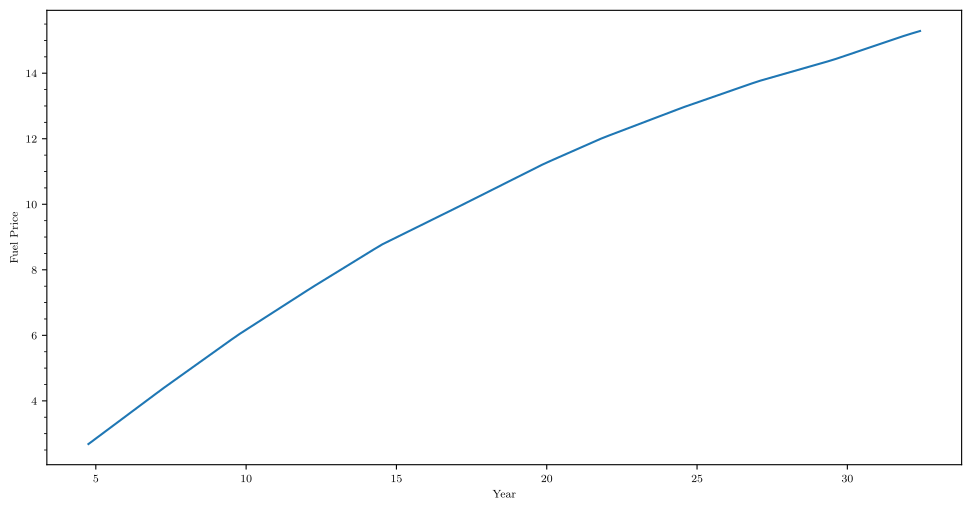

Source code (Python):
# %%
# runs code as interactive cell 
# https://code.visualstudio.com/docs/python/jupyter-support-py

# IMPORTS #######################################

# plotting
import matplotlib.pyplot as plt
import matplotlib.font_manager as font_manager
# unit conversion
cm = 1/2.54 # for inches-cm conversion
# time manipulation
from datetime import datetime

# data science
import numpy as np
import pandas as pd
import scipy as sp

# i/o
from pathlib import PurePath, Path

# SETUP #########################################

plt.rcParams.update({
    "text.usetex": True,
    "font.family": "Arial",
    "font.sans-serif": "Computer Modern",
    'font.size': 8
})

# DIRECTORIES ###################################

path_dir_data: PurePath = Path.cwd().joinpath('data')

# DATA IMPORT ###################################
'''
Create a dictionary of dataframes from csv files in the data directory:
dict_files: dict = {'file_name_1': pd.DataFrame, 'file_name_2': pd.DataFrame, ...}
list_files: list = ['file_name_1', 'file_name_2', ...]
'''

dict_files: dict = dict()
list_filenames: list = list()
for file in path_dir_data.glob('*.csv'):
    dict_files[file.stem] = pd.read_csv(
        filepath_or_buffer = file,
        skipinitialspace = True
    )
    list_filenames.append(file.stem)

# DATA MANIPULATION #############################

# INTERPOLATION ##############
'''
From two columns (x,y) in the dataframe containing the original data,
return a new dataframe with columns (x_new, y_new) containing interpolated data.
'''

for filename in list_filenames:
    df_raw: pd.DataFrame = dict_files[filename]
    df_interpolated: pd.DataFrame = pd.DataFrame()

    x: pd.Series = df_raw['x']
    y: pd.Series = df_raw['y']

    x_new: np.ndarray = np.linspace(x.min(), y.max(), 100)
    y_spline: sp.interpolate.BSpline = sp.interpolate.make_interp_spline(x, y, k = 1)
    y_new: np.ndarray = y_spline(x_new)

    df_interpolated['x_new'] = x_new
    df_interpolated['y_new'] = y_new
    
    dict_files['interpolated_' + filename] = df_interpolated

# FIGURE ########################################

# DATAFRAMES #################

variation_cost_quantity: pd.DataFrame = dict_files['interpolated_variation_cost_quantity']

# SETUP ######################

fig, ax = plt.subplots(
        num = 'main',
        nrows = 1,
        ncols = 1,
        dpi = 300,
        figsize=(30*cm, 15*cm), # A4=(210x297)mm
    )

# AXIS LIMITS ################

#plt.xlim(
#    datetime.strptime('2020', '%Y'),
#    datetime.strptime('2050', '%Y')
#)

# TICKS AND LABELS ###########

ax.minorticks_on()
ax.tick_params(axis='x', which='minor', bottom=False)

# GRIDS ######################

#ax.grid(which='major', axis='y', linestyle='-', linewidth = 0.5)
#ax.grid(which='minor', axis='y', linestyle='--', linewidth = 0.5)

# AXIS LABELS ################

plt.xlabel("Year")
ax.set_ylabel("Fuel Price")

# PLOTTING ###################

ax.plot(variation_cost_quantity['x_new'], variation_cost_quantity['y_new'])

# LEGEND ####################

# EXPORT #########################################

figure_name: str = str(Path.cwd().stem + '.pdf')

plt.savefig(
    fname = figure_name,
    format="pdf",
    bbox_inches='tight',
    transparent = False
)
# %%
